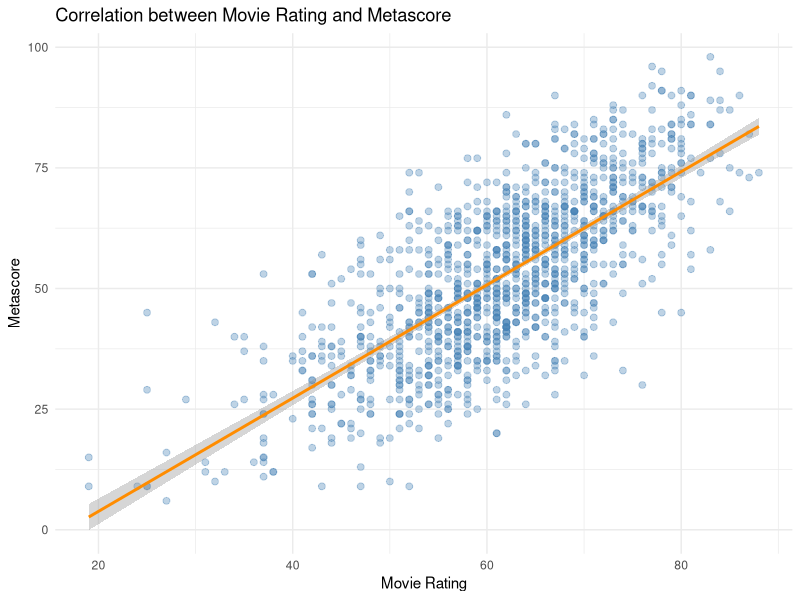
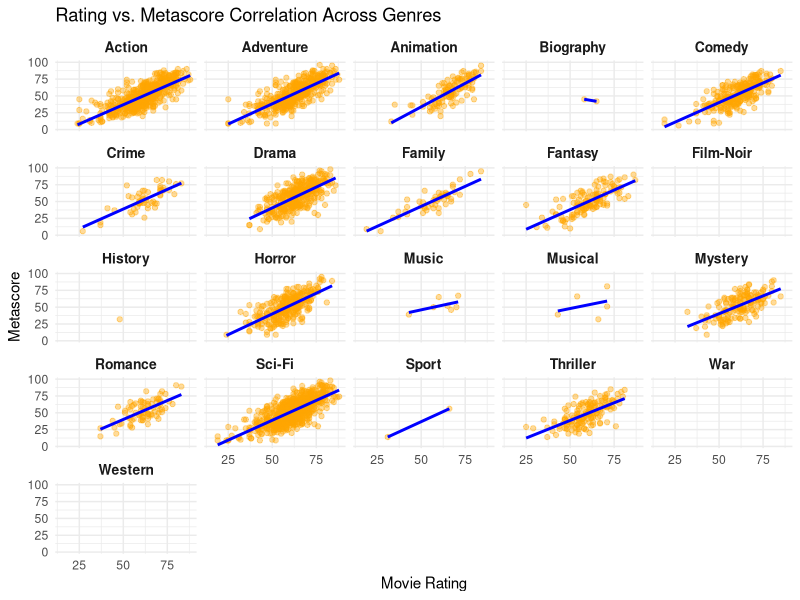
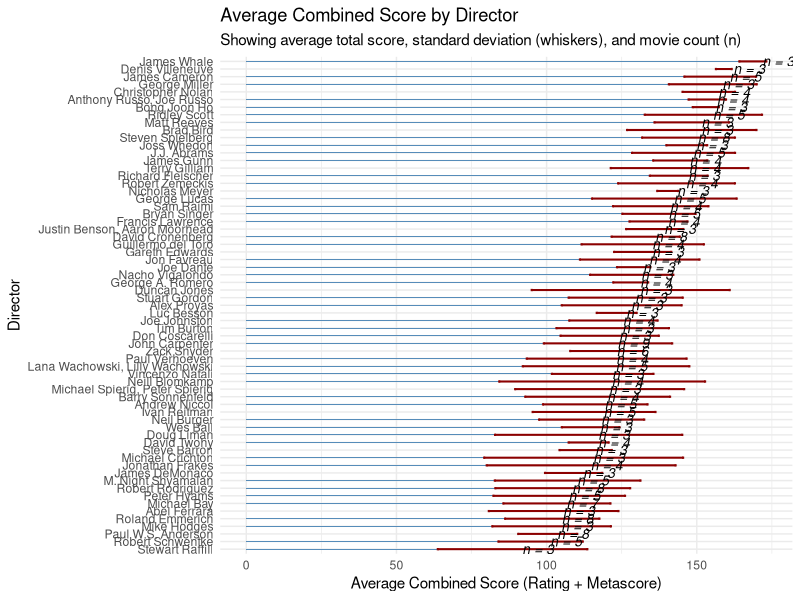
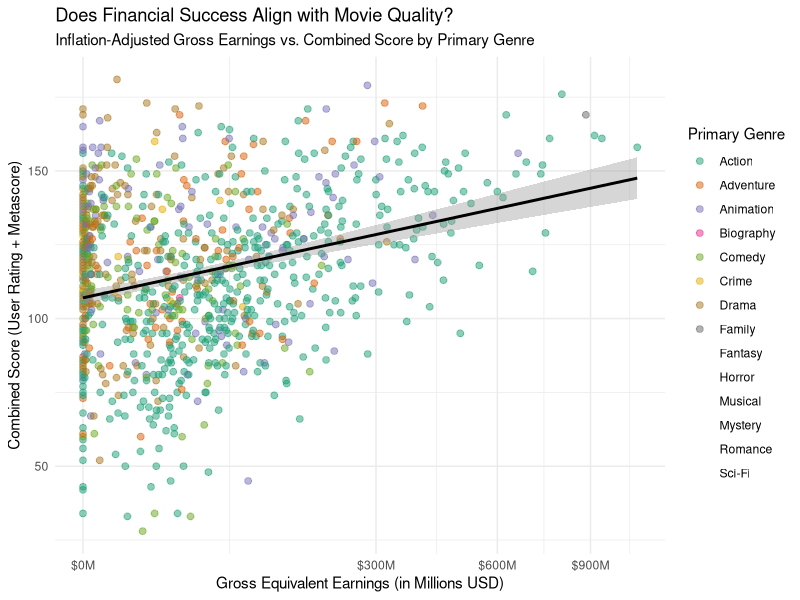
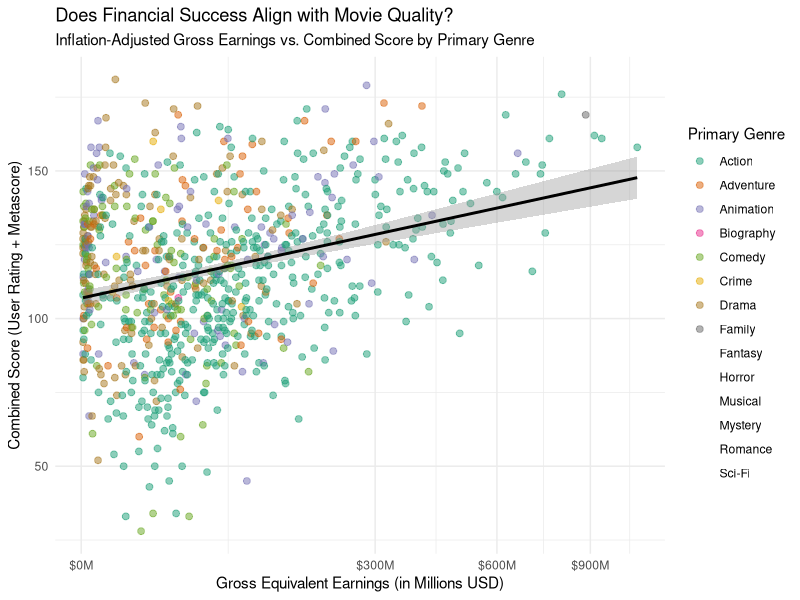
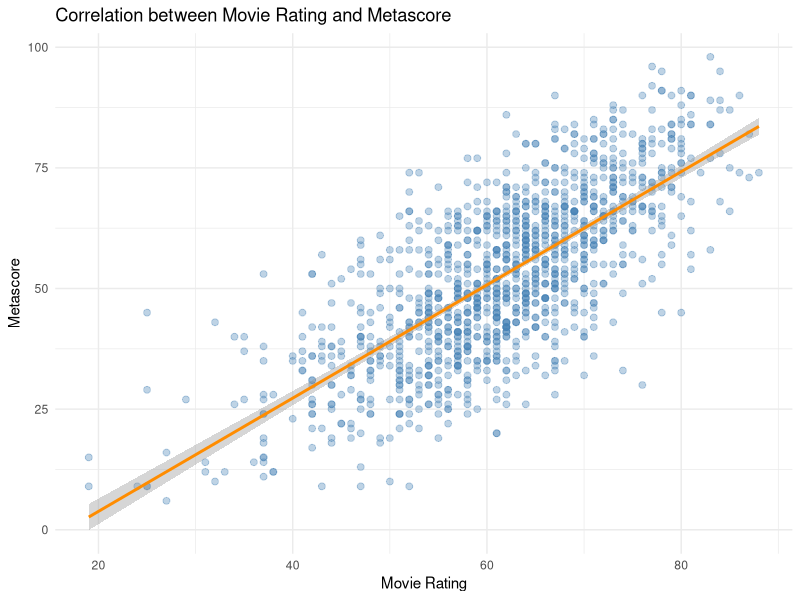

The R script that drew these images, in order:
## ---- chunk 1
knitr::opts_chunk$set(
  echo = FALSE,    # Versteckt den R-Code
  warning = FALSE, # Versteckt alle Warnmeldungen (z.B. gelöschte Zeilen im Plot)
  message = FALSE  # Versteckt Paket-Lademeldungen (z.B. von tidyverse)
)
## ---- chunk 2
library(tidyverse)
library(scales)
library(knitr)
library(kableExtra)
## ---- chunk 3
movies <- read_csv2("sciFiMovies_dataset.csv")
## ---- chunk 4

# Add unique ID
movies_clean <- movies %>% 
  select(-1) %>% 
  mutate(movie_id = row_number()) %>% 
  select(movie_id, everything()) %>% 
# rename variables
  rename_with(tolower) %>% 
# numeric variables
 mutate(
    votes = parse_number(votes),
    gross_collection = parse_number(gross_collection),
    gross_equivalent = parse_number(gross_equivalent),
    movie_rating = parse_number(as.character(movie_rating))
  ) %>%
# round numeric values
  mutate(across(where(is.numeric), round)) %>% 
# list genre
separate_rows(genre, sep = ",\\s*") %>% 
  group_by(across(-genre)) %>%  
  nest() %>%                    
  ungroup() %>% 
  rename(genre_list=data)
## ---- chunk 5
movies_analyzed <- movies_clean %>% 
  # Combine movie_rating and metascore
  mutate(total_score = movie_rating + metascore) %>% 
  # Calculate the inflation rate per row
  mutate(inflation_rate = (gross_equivalent - gross_collection) / gross_collection)

# Extract the highest-scoring movie
best_movie <- movies_analyzed %>% 
  arrange(desc(total_score)) %>% 
  slice(1) %>% 
  select(title, release_year, movie_rating, metascore, total_score)

# Visualization 
best_movie %>%
  kable(
    col.names = c(
      "Title",
      "Year",
      "IMDb Rating",
      "Metascore",
      "Total Score"
    ),
    caption = "Top-rated movie"
  ) %>%
  kable_styling(
    bootstrap_options = c("striped", "hover", "condensed"),
    full_width = FALSE,
    position = "center"
  ) %>%
  row_spec(1)
## ---- chunk 6
# Create a scatterplot to check for correlation
movies_analyzed %>% 
  drop_na(movie_rating, metascore) %>%
ggplot(aes(x = movie_rating, y = metascore)) +
  geom_point(
    alpha = 0.35,
    color = "steelblue",
    size = 2
  ) +
  geom_smooth(
    method = "lm",formula = y ~ x, color = "darkorange", se = TRUE) +
  labs(
    title = "Correlation between Movie Rating and Metascore",
    x = "Movie Rating",
    y = "Metascore"
  ) +
  theme_minimal()

# Save output in a nicer format
ggsave(
  filename = "movie_correlation.png", 
  width = 8, 
  height = 5, 
  units = "in",   
  dpi = 300       
)

## ---- chunk 7
movies_clean %>% 
  unnest(genre_list) %>% 
  ggplot(aes(x = movie_rating, y = metascore)) +
  geom_point(alpha = 0.4, color = "orange") + 
  geom_smooth(method = "lm", formula = y ~ x, color = "blue", se = FALSE) +
  facet_wrap(~genre) +
  labs(
    title = "Rating vs. Metascore Correlation Across Genres",
    x = "Movie Rating",
    y = "Metascore"
  ) +
  theme_minimal() +
  theme(strip.text = element_text(face = "bold", size = 10))

## ---- chunk 8
# Prepare the data per director
movies_clean %>% 
  mutate(total_score = movie_rating + metascore) %>% 
  drop_na(total_score, director) %>% 
  mutate(director = str_remove(director, "^Directors?:\\s*")) %>%
  group_by(director) %>% 
  summarise(
    avg_score = mean(total_score),
    sd_score = sd(total_score),
    movie_count = n(),
    .groups = "drop"
  ) %>% 
  # Filter out directors with too few movies for cleaner visualization
  filter(movie_count >= 3) %>% 
  mutate(director = fct_reorder(director, avg_score)) %>% 
  
  # bar plot
  ggplot(aes(x = avg_score, y = director)) +
    geom_col(fill = "steelblue", alpha = 0.9, width = 0.1) +
  # Add whiskers 
    geom_errorbar(
      aes(xmin = avg_score - sd_score, xmax = avg_score + sd_score),
      width = 0.3, color = "darkred", linewidth = 0.7
    ) +
   # Add text annotation for number of movies next to the bars
    geom_text(
      aes(label = paste0("n = ", movie_count), x = avg_score),
      hjust = -0.3, size = 3.5, fontface = "italic", color = "black"
    ) +
    labs(
      title = "Average Combined Score by Director",
      subtitle = "Showing average total score, standard deviation (whiskers), and movie count (n)",
      x = "Average Combined Score (Rating + Metascore)",
      y = "Director"
    ) +
    theme_minimal()

## ---- chunk 9
# I do not have a favorite actor, but I am interested in the second optional task
# There is no data about the costs of the movies as a third dimension 
movies_clean %>% 
  mutate(total_score = movie_rating + metascore) %>% 
  unnest(genre_list) %>% # to create a color for each genre
  group_by(gross_equivalent, total_score) %>% 
  slice_head(n = 1) %>% # only the first genre retained
  ungroup() %>% 
  
  ggplot(aes(x = gross_equivalent, y = total_score, color = genre)) +
  geom_point(alpha = 0.5, size = 2) + 
  geom_smooth(method = "lm", formula = y ~ x, color = "black", se = TRUE) +
  # with the log function a lot of high values were cut off, which is why I decided for the sqrt.
  scale_x_sqrt(labels = scales::label_dollar(scale = 1e-6, suffix = "M")) +
  scale_color_brewer(palette = "Dark2") + 
  labs(
    title = "Does Financial Success Align with Movie Quality?",
    subtitle = "Inflation-Adjusted Gross Earnings vs. Combined Score by Primary Genre",
    x = "Gross Equivalent Earnings (in Millions USD)",
    y = "Combined Score (User Rating + Metascore)",
    color = "Primary Genre"
  ) +
  theme_minimal()
## ---- chunk 10
movies_clean %>% 
  mutate(
    gross_num = as.numeric(gross_equivalent),
    total_score = movie_rating + metascore
  ) %>% 
  filter(!is.na(gross_num), gross_num > 0) %>% 
  unnest(genre_list) %>% 
  group_by(gross_num, total_score) %>% 
  slice_head(n = 1) %>% 
  ungroup() %>% 

  ggplot(aes(x = gross_num, y = total_score, color = genre)) +
  geom_point(alpha = 0.5, size = 2) + 
  geom_smooth(method = "lm", formula = y ~ x, color = "black", se = TRUE) +
  scale_x_sqrt(labels = scales::label_dollar(scale = 1e-6, suffix = "M")) +
  scale_color_brewer(palette = "Dark2") + 
  labs(
    title = "Does Financial Success Align with Movie Quality?",
    subtitle = "Inflation-Adjusted Gross Earnings vs. Combined Score by Primary Genre",
    x = "Gross Equivalent Earnings (in Millions USD)",
    y = "Combined Score (User Rating + Metascore)",
    color = "Primary Genre"
  ) +
  theme_minimal()
